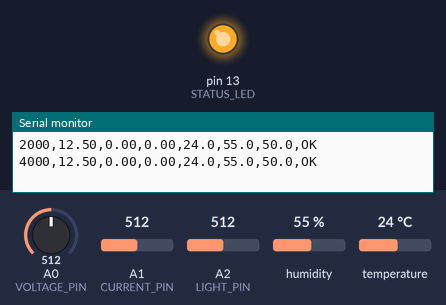
The sketch below on a simulated Arduino Uno, built with avr-gcc and run on an emulated ATmega328P. Parts: output pins drawn as LEDs (lit = HIGH), the last lines printed to the serial monitor. Inputs (shaded band) come from the test bench; at power-on: A1 (CURRENT_PIN) = 512, A0 (VOLTAGE_PIN) = 512, A2 (LIGHT_PIN) = 512, humidity 55 %, temperature 24 °C.

Above: at 4.8 s.
4.9 s: A1 (CURRENT_PIN) set to 489
7.8 s: A1 (CURRENT_PIN) set to 468
At 9.4 s:
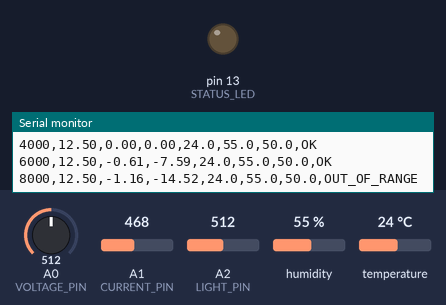
11.5 s: A1 (CURRENT_PIN) set to 716
At 12.4 s:
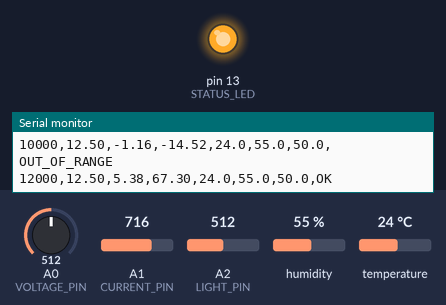
14.4 s: A1 (CURRENT_PIN) set to 880
17.3 s: A1 (CURRENT_PIN) set to 901
At 18.4 s:
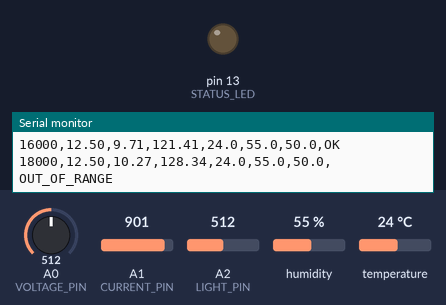
Timing chart, 0 to 20.3 s (numbered marks = the images above; inputs shaded):
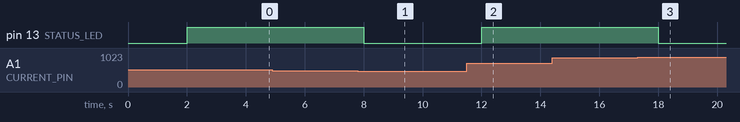

Measured:
- the behaviour switches between 475 and 474 on A1 (CURRENT_PIN) (found by bisection; images 0 and 1)
- the behaviour switches between 890 and 891 on A1 (CURRENT_PIN) (found by bisection; images 2 and 3)
- after the input at 7.8 s, pin 13 (STATUS_LED): HIGH → LOW after 0.20 s
- after the input at 11.5 s, pin 13 (STATUS_LED): LOW → HIGH after 0.50 s
- after the input at 17.3 s, pin 13 (STATUS_LED): HIGH → LOW after 0.71 s

The sketch:

solar_monitor.ino
```cpp
/*
 * IoT-Based Solar Panel Monitoring System
 * Firmware for Arduino Uno / Nano
 *
 * Reads panel voltage, current, ambient temperature, humidity, and light
 * intensity, validates readings against expected sensor ranges, and streams
 * timestamped CSV records over serial to a host computer running the
 * companion Python data logger (see /data_logger).
 *
 * Sensors:
 *   - Resistive voltage divider  -> Panel voltage      (Analog A0)
 *   - ACS712 current sensor       -> Panel current       (Analog A1)
 *   - DHT22                       -> Ambient temp/humidity (Digital D2)
 *   - LDR + fixed resistor        -> Light intensity     (Analog A2)
 *
 * Output protocol (one line per sample, CSV):
 *   timestamp_ms,voltage_v,current_a,power_w,temp_c,humidity_pct,light_pct,status
 *
 * status is OK, or a comma-free error code (SENSOR_FAULT, OUT_OF_RANGE)
 * so the host-side parser can flag bad rows without breaking the CSV shape.
 */

#include <DHT.h>

// ---- Pin configuration ----
#define VOLTAGE_PIN   A0
#define CURRENT_PIN   A1
#define LIGHT_PIN     A2
#define DHT_PIN       2
#define DHT_TYPE      DHT22
#define STATUS_LED    13

// ---- Calibration constants (adjust after bench calibration) ----
const float VOLTAGE_DIVIDER_RATIO = 5.0;     // (R1+R2)/R2 for panel voltage divider
const float ADC_REF_VOLTAGE       = 5.0;
const int   ADC_RESOLUTION        = 1024;
const float ACS712_SENSITIVITY    = 0.185;   // V per A, for 5A module
const float ACS712_ZERO_OFFSET    = 2.5;     // V at 0A

// ---- Valid sensor ranges (used for basic validation / fault detection) ----
const float VOLTAGE_MIN = 0.0;
const float VOLTAGE_MAX = 24.0;   // adjust to panel spec
const float CURRENT_MIN = -1.0;   // small negative allowed for sensor noise
const float CURRENT_MAX = 10.0;
const float TEMP_MIN    = -20.0;
const float TEMP_MAX    = 60.0;
const float HUMIDITY_MIN = 0.0;
const float HUMIDITY_MAX = 100.0;

const unsigned long SAMPLE_INTERVAL_MS = 2000;
unsigned long lastSampleTime = 0;

DHT dht(DHT_PIN, DHT_TYPE);

void setup() {
  Serial.begin(9600);
  pinMode(STATUS_LED, OUTPUT);
  dht.begin();

  // Header row so the host parser can validate the schema on connect
  Serial.println("timestamp_ms,voltage_v,current_a,power_w,temp_c,humidity_pct,light_pct,status");
}

void loop() {
  unsigned long now = millis();
  if (now - lastSampleTime < SAMPLE_INTERVAL_MS) {
    return;
  }
  lastSampleTime = now;

  float voltage = readPanelVoltage();
  float current = readPanelCurrent();
  float power = voltage * current;
  float temperature = dht.readTemperature();
  float humidity = dht.readHumidity();
  float lightPct = readLightIntensity();

  bool dhtFault = isnan(temperature) || isnan(humidity);
  String status = classifyReading(voltage, current, temperature, humidity, dhtFault);

  digitalWrite(STATUS_LED, status == "OK" ? HIGH : LOW);

  Serial.print(now);
  Serial.print(",");
  Serial.print(voltage, 2);
  Serial.print(",");
  Serial.print(current, 2);
  Serial.print(",");
  Serial.print(power, 2);
  Serial.print(",");
  Serial.print(dhtFault ? -999 : temperature, 1);
  Serial.print(",");
  Serial.print(dhtFault ? -999 : humidity, 1);
  Serial.print(",");
  Serial.print(lightPct, 1);
  Serial.print(",");
  Serial.println(status);
}

float readPanelVoltage() {
  int raw = analogRead(VOLTAGE_PIN);
  float vAtPin = (raw / (float)ADC_RESOLUTION) * ADC_REF_VOLTAGE;
  return vAtPin * VOLTAGE_DIVIDER_RATIO;
}

float readPanelCurrent() {
  int raw = analogRead(CURRENT_PIN);
  float vAtPin = (raw / (float)ADC_RESOLUTION) * ADC_REF_VOLTAGE;
  return (vAtPin - ACS712_ZERO_OFFSET) / ACS712_SENSITIVITY;
}

float readLightIntensity() {
  int raw = analogRead(LIGHT_PIN);
  return (raw / (float)ADC_RESOLUTION) * 100.0;
}

String classifyReading(float v, float c, float t, float h, bool dhtFault) {
  if (dhtFault) return "SENSOR_FAULT";
  if (v < VOLTAGE_MIN || v > VOLTAGE_MAX) return "OUT_OF_RANGE";
  if (c < CURRENT_MIN || c > CURRENT_MAX) return "OUT_OF_RANGE";
  if (t < TEMP_MIN || t > TEMP_MAX) return "OUT_OF_RANGE";
  if (h < HUMIDITY_MIN || h > HUMIDITY_MAX) return "OUT_OF_RANGE";
  return "OK";
}
```
